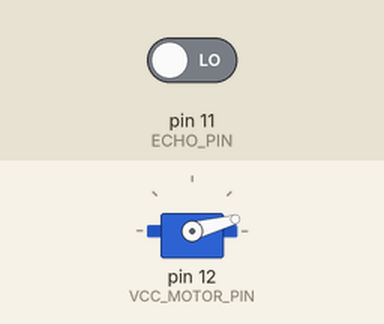
This sketch was run on a simulated Arduino Uno, built with avr-gcc and run on an emulated ATmega328P. Shown: servo. Inputs (shaded band) come from the test bench; at power-on: pin 11 (ECHO_PIN) LOW. What the sketch prints to the serial monitor is not drawn.

Above: at 0.1 s.
At 18.8 s:
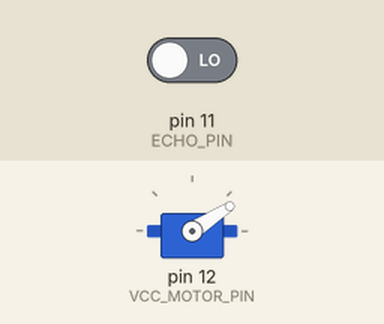
At 38.5 s:
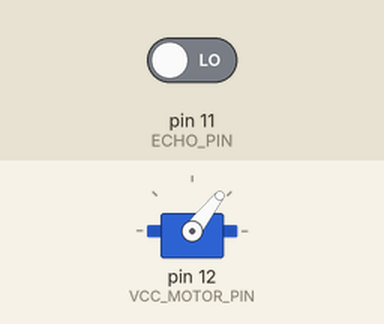
Timing chart, 0 to 40.0 s (numbered marks = the images above):
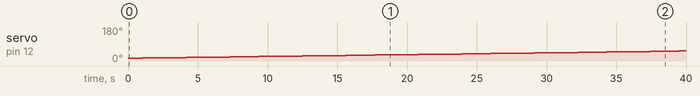

Measured:
- by itself, servo on pin 12 (VCC_MOTOR_PIN): moves from 15° to 53° over 38.5 s

The sketch:

Code_Radar.ino
```cpp
// Includes the Servo library
#include <Servo.h>.

#define GO true
#define NO_GO false
// Defines Tirg and Echo pins of the Ultrasonic Sensor
const int TRIG_PIN = 10;
const int ECHO_PIN = 11;
const char VCC_MOTOR_PIN = 12;
const char VCC_SENSOR = 13;

// Variables for the duration and the distance
long duration;
int distance;

bool flag = GO;

Servo servo; // Creates a servo object for controlling the servo motor

void setup()
{
  pinMode(TRIG_PIN, OUTPUT); // Sets the trigPin as an Output
  pinMode(VCC_MOTOR_PIN, OUTPUT);
  pinMode(VCC_SENSOR, OUTPUT);

  digitalWrite(VCC_MOTOR_PIN,HIGH);
  digitalWrite(VCC_SENSOR, HIGH);

  pinMode(ECHO_PIN, INPUT); // Sets the echoPin as an Input

  Serial.begin(9600);
  servo.attach(12); // Defines on which pin is the servo motor attached

  //attachInterrupt(uint8_t interruptNum, void (*userFunc)(void), int mode)
}
void loop() {
  // rotates the servo motor from 15 to 165 degrees

  if(flag)
  {
    for(int i=15;(i<=165);i++)
    {
      servo.write(i);

      delay(30);

      distance = calculateDistance();// Calls a function for calculating the distance measured by the Ultrasonic sensor for each degree

      Serial.print(i); // Sends the current degree into the Serial Port
      Serial.print(","); // Sends addition character right next to the previous value needed later in the Processing IDE for indexing

      Serial.print(distance); // Sends the distance value into the Serial Port
      Serial.print("."); // Sends addition character right next to the previous value needed later in the Processing IDE for indexing
    }
  // Repeats the previous lines from 165 to 15 degrees
    for(int i=165;(i>15);i--)
    {
      servo.write(i);

      delay(30);

      distance = calculateDistance();

      Serial.print(i);
      Serial.print(",");

      Serial.print(distance);
      Serial.print(".");
    }
  }
}
/*
void serialEvent()
{
  switch (Serial.read()) {
  case 'g':
    flag = GO;
    break;
  case 'e':
    flag = NO_GO;
    break;
  }
}*/
// Function for calculating the distance measured by the Ultrasonic sensor
int calculateDistance(){

  digitalWrite(TRIG_PIN, LOW);
  delayMicroseconds(2);
  // Sets the trigPin on HIGH state for 10 micro seconds
  digitalWrite(TRIG_PIN, HIGH);
  //delayMicroseconds();
  delay(10);
  digitalWrite(TRIG_PIN, LOW);
  duration = pulseIn(ECHO_PIN, HIGH); // returns the sound wave travel time in ms
  distance= duration*0.034/2; // Calculation of the distanz
  return distance;
}
```
